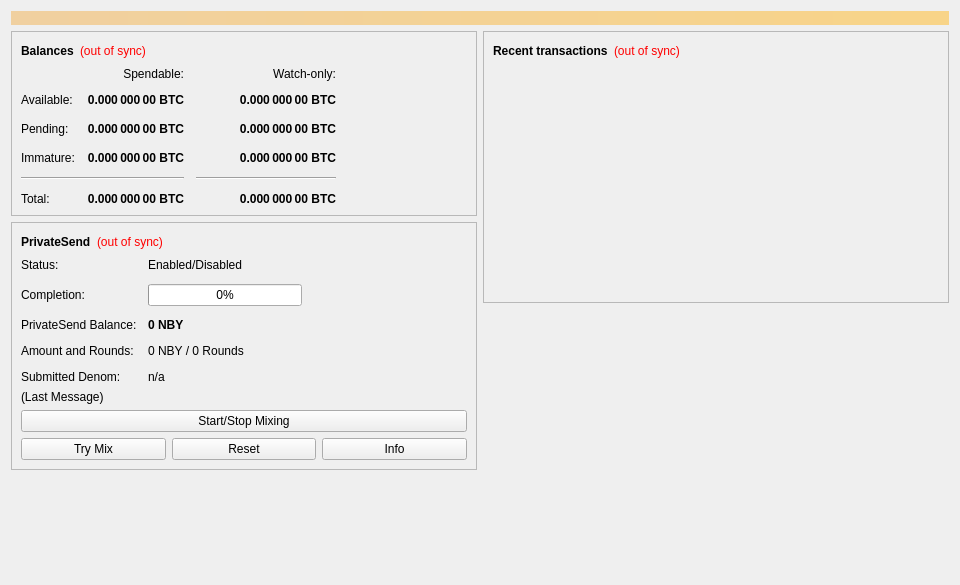
<?xml version="1.0" encoding="UTF-8"?>
<ui version="4.0">
 <class>OverviewPage</class>
 <widget class="QWidget" name="OverviewPage">
  <property name="geometry">
   <rect>
    <x>0</x>
    <y>0</y>
    <width>960</width>
    <height>585</height>
   </rect>
  </property>
  <property name="minimumSize">
   <size>
    <width>960</width>
    <height>0</height>
   </size>
  </property>
  <property name="windowTitle">
   <string>Form</string>
  </property>
  <layout class="QVBoxLayout" name="topLayout">
   <item>
    <widget class="QLabel" name="labelAlerts">
     <property name="visible">
      <bool>false</bool>
     </property>
     <property name="styleSheet">
      <string notr="true">QLabel { background-color: qlineargradient(x1: 0, y1: 0, x2: 1, y2: 0, stop:0 #F0D0A0, stop:1 #F8D488); color:#000000; }</string>
     </property>
     <property name="wordWrap">
      <bool>true</bool>
     </property>
     <property name="margin">
      <number>3</number>
     </property>
     <property name="textInteractionFlags">
      <set>Qt::TextSelectableByMouse</set>
     </property>
    </widget>
   </item>
   <item>
    <layout class="QHBoxLayout" name="horizontalLayout" stretch="1,1">
     <item>
      <layout class="QVBoxLayout" name="verticalLayout_2">
       <item>
        <widget class="QFrame" name="frame">
         <property name="frameShape">
          <enum>QFrame::StyledPanel</enum>
         </property>
         <property name="frameShadow">
          <enum>QFrame::Raised</enum>
         </property>
         <layout class="QVBoxLayout" name="verticalLayout_4">
          <item>
           <layout class="QHBoxLayout" name="horizontalLayout_4">
            <item>
             <widget class="QLabel" name="label_5">
              <property name="font">
               <font>
                <weight>75</weight>
                <bold>true</bold>
               </font>
              </property>
              <property name="text">
               <string>Balances</string>
              </property>
             </widget>
            </item>
            <item>
             <widget class="QLabel" name="labelWalletStatus">
              <property name="toolTip">
               <string>The displayed information may be out of date. Your wallet automatically synchronizes with the Neobytes network after a connection is established, but this process has not completed yet.</string>
              </property>
              <property name="styleSheet">
               <string notr="true">QLabel { color: red; }</string>
              </property>
              <property name="text">
               <string notr="true">(out of sync)</string>
              </property>
              <property name="alignment">
               <set>Qt::AlignLeading|Qt::AlignLeft|Qt::AlignVCenter</set>
              </property>
             </widget>
            </item>
            <item>
             <spacer name="horizontalSpacer_3">
              <property name="orientation">
               <enum>Qt::Horizontal</enum>
              </property>
              <property name="sizeHint" stdset="0">
               <size>
                <width>40</width>
                <height>20</height>
               </size>
              </property>
             </spacer>
            </item>
           </layout>
          </item>
          <item>
           <layout class="QGridLayout" name="gridLayout">
            <property name="spacing">
             <number>12</number>
            </property>
            <item row="2" column="2">
             <widget class="QLabel" name="labelWatchPending">
              <property name="font">
               <font>
                <weight>75</weight>
                <bold>true</bold>
               </font>
              </property>
              <property name="cursor">
               <cursorShape>IBeamCursor</cursorShape>
              </property>
              <property name="toolTip">
               <string>Unconfirmed transactions to watch-only addresses</string>
              </property>
              <property name="text">
               <string notr="true">0.000 000 00 BTC</string>
              </property>
              <property name="alignment">
               <set>Qt::AlignRight|Qt::AlignTrailing|Qt::AlignVCenter</set>
              </property>
              <property name="textInteractionFlags">
               <set>Qt::LinksAccessibleByMouse|Qt::TextSelectableByKeyboard|Qt::TextSelectableByMouse</set>
              </property>
             </widget>
            </item>
            <item row="2" column="1">
             <widget class="QLabel" name="labelUnconfirmed">
              <property name="font">
               <font>
                <weight>75</weight>
                <bold>true</bold>
               </font>
              </property>
              <property name="cursor">
               <cursorShape>IBeamCursor</cursorShape>
              </property>
              <property name="toolTip">
               <string>Total of transactions that have yet to be confirmed, and do not yet count toward the spendable balance</string>
              </property>
              <property name="text">
               <string notr="true">0.000 000 00 BTC</string>
              </property>
              <property name="alignment">
               <set>Qt::AlignRight|Qt::AlignTrailing|Qt::AlignVCenter</set>
              </property>
              <property name="textInteractionFlags">
               <set>Qt::LinksAccessibleByMouse|Qt::TextSelectableByKeyboard|Qt::TextSelectableByMouse</set>
              </property>
             </widget>
            </item>
            <item row="3" column="2">
             <widget class="QLabel" name="labelWatchImmature">
              <property name="font">
               <font>
                <weight>75</weight>
                <bold>true</bold>
               </font>
              </property>
              <property name="cursor">
               <cursorShape>IBeamCursor</cursorShape>
              </property>
              <property name="toolTip">
               <string>Mined balance in watch-only addresses that has not yet matured</string>
              </property>
              <property name="text">
               <string notr="true">0.000 000 00 BTC</string>
              </property>
              <property name="alignment">
               <set>Qt::AlignRight|Qt::AlignTrailing|Qt::AlignVCenter</set>
              </property>
              <property name="textInteractionFlags">
               <set>Qt::LinksAccessibleByMouse|Qt::TextSelectableByKeyboard|Qt::TextSelectableByMouse</set>
              </property>
             </widget>
            </item>
            <item row="4" column="0" colspan="2">
             <widget class="Line" name="lineSpendableBalance">
              <property name="orientation">
               <enum>Qt::Horizontal</enum>
              </property>
             </widget>
            </item>
            <item row="4" column="2">
             <widget class="Line" name="lineWatchBalance">
              <property name="sizePolicy">
               <sizepolicy hsizetype="Preferred" vsizetype="Fixed">
                <horstretch>0</horstretch>
                <verstretch>0</verstretch>
               </sizepolicy>
              </property>
              <property name="minimumSize">
               <size>
                <width>140</width>
                <height>0</height>
               </size>
              </property>
              <property name="orientation">
               <enum>Qt::Horizontal</enum>
              </property>
             </widget>
            </item>
            <item row="5" column="0">
             <widget class="QLabel" name="labelTotalText">
              <property name="text">
               <string>Total:</string>
              </property>
             </widget>
            </item>
            <item row="3" column="1">
             <widget class="QLabel" name="labelImmature">
              <property name="font">
               <font>
                <weight>75</weight>
                <bold>true</bold>
               </font>
              </property>
              <property name="cursor">
               <cursorShape>IBeamCursor</cursorShape>
              </property>
              <property name="toolTip">
               <string>Mined balance that has not yet matured</string>
              </property>
              <property name="text">
               <string notr="true">0.000 000 00 BTC</string>
              </property>
              <property name="alignment">
               <set>Qt::AlignRight|Qt::AlignTrailing|Qt::AlignVCenter</set>
              </property>
              <property name="textInteractionFlags">
               <set>Qt::LinksAccessibleByMouse|Qt::TextSelectableByKeyboard|Qt::TextSelectableByMouse</set>
              </property>
             </widget>
            </item>
            <item row="2" column="3">
             <spacer name="horizontalSpacer_2">
              <property name="orientation">
               <enum>Qt::Horizontal</enum>
              </property>
              <property name="sizeHint" stdset="0">
               <size>
                <width>40</width>
                <height>20</height>
               </size>
              </property>
             </spacer>
            </item>
            <item row="3" column="0">
             <widget class="QLabel" name="labelImmatureText">
              <property name="text">
               <string>Immature:</string>
              </property>
             </widget>
            </item>
            <item row="5" column="1">
             <widget class="QLabel" name="labelTotal">
              <property name="font">
               <font>
                <weight>75</weight>
                <bold>true</bold>
               </font>
              </property>
              <property name="cursor">
               <cursorShape>IBeamCursor</cursorShape>
              </property>
              <property name="toolTip">
               <string>Your current total balance</string>
              </property>
              <property name="text">
               <string notr="true">0.000 000 00 BTC</string>
              </property>
              <property name="alignment">
               <set>Qt::AlignRight|Qt::AlignTrailing|Qt::AlignVCenter</set>
              </property>
              <property name="textInteractionFlags">
               <set>Qt::LinksAccessibleByMouse|Qt::TextSelectableByKeyboard|Qt::TextSelectableByMouse</set>
              </property>
             </widget>
            </item>
            <item row="5" column="2">
             <widget class="QLabel" name="labelWatchTotal">
              <property name="font">
               <font>
                <weight>75</weight>
                <bold>true</bold>
               </font>
              </property>
              <property name="cursor">
               <cursorShape>IBeamCursor</cursorShape>
              </property>
              <property name="toolTip">
               <string>Current total balance in watch-only addresses</string>
              </property>
              <property name="text">
               <string notr="true">0.000 000 00 BTC</string>
              </property>
              <property name="alignment">
               <set>Qt::AlignRight|Qt::AlignTrailing|Qt::AlignVCenter</set>
              </property>
              <property name="textInteractionFlags">
               <set>Qt::LinksAccessibleByMouse|Qt::TextSelectableByKeyboard|Qt::TextSelectableByMouse</set>
              </property>
             </widget>
            </item>
            <item row="0" column="2">
             <widget class="QLabel" name="labelWatchonly">
              <property name="text">
               <string>Watch-only:</string>
              </property>
              <property name="alignment">
               <set>Qt::AlignRight|Qt::AlignTrailing|Qt::AlignVCenter</set>
              </property>
             </widget>
            </item>
            <item row="1" column="0">
             <widget class="QLabel" name="labelBalanceText">
              <property name="text">
               <string>Available:</string>
              </property>
             </widget>
            </item>
            <item row="1" column="1">
             <widget class="QLabel" name="labelBalance">
              <property name="font">
               <font>
                <weight>75</weight>
                <bold>true</bold>
               </font>
              </property>
              <property name="cursor">
               <cursorShape>IBeamCursor</cursorShape>
              </property>
              <property name="toolTip">
               <string>Your current spendable balance</string>
              </property>
              <property name="text">
               <string notr="true">0.000 000 00 BTC</string>
              </property>
              <property name="alignment">
               <set>Qt::AlignRight|Qt::AlignTrailing|Qt::AlignVCenter</set>
              </property>
              <property name="textInteractionFlags">
               <set>Qt::LinksAccessibleByMouse|Qt::TextSelectableByKeyboard|Qt::TextSelectableByMouse</set>
              </property>
             </widget>
            </item>
            <item row="1" column="2">
             <widget class="QLabel" name="labelWatchAvailable">
              <property name="font">
               <font>
                <weight>75</weight>
                <bold>true</bold>
               </font>
              </property>
              <property name="cursor">
               <cursorShape>IBeamCursor</cursorShape>
              </property>
              <property name="toolTip">
               <string>Your current balance in watch-only addresses</string>
              </property>
              <property name="text">
               <string notr="true">0.000 000 00 BTC</string>
              </property>
              <property name="alignment">
               <set>Qt::AlignRight|Qt::AlignTrailing|Qt::AlignVCenter</set>
              </property>
              <property name="textInteractionFlags">
               <set>Qt::LinksAccessibleByMouse|Qt::TextSelectableByKeyboard|Qt::TextSelectableByMouse</set>
              </property>
             </widget>
            </item>
            <item row="2" column="0">
             <widget class="QLabel" name="labelPendingText">
              <property name="text">
               <string>Pending:</string>
              </property>
             </widget>
            </item>
            <item row="0" column="1">
             <widget class="QLabel" name="labelSpendable">
              <property name="text">
               <string>Spendable:</string>
              </property>
              <property name="alignment">
               <set>Qt::AlignRight|Qt::AlignTrailing|Qt::AlignVCenter</set>
              </property>
             </widget>
            </item>
           </layout>
          </item>
         </layout>
        </widget>
       </item>
       <item>
        <widget class="QFrame" name="framePrivateSend">
         <property name="layoutDirection">
          <enum>Qt::LeftToRight</enum>
         </property>
         <property name="frameShape">
          <enum>QFrame::StyledPanel</enum>
         </property>
         <property name="frameShadow">
          <enum>QFrame::Raised</enum>
         </property>
         <layout class="QVBoxLayout" name="VerticalLayout_PS1">
          <item>
           <layout class="QHBoxLayout" name="horizontalLayout_5">
            <item>
             <widget class="QLabel" name="labelPrivateSendHeader">
              <property name="font">
               <font>
                <weight>75</weight>
                <bold>true</bold>
               </font>
              </property>
              <property name="text">
               <string>PrivateSend</string>
              </property>
             </widget>
            </item>
            <item>
             <widget class="QLabel" name="labelPrivateSendSyncStatus">
              <property name="toolTip">
               <string>The displayed information may be out of date. Your wallet automatically synchronizes with the Neobytes network after a connection is established, but this process has not completed yet.</string>
              </property>
              <property name="styleSheet">
               <string notr="true">QLabel { color: red; }</string>
              </property>
              <property name="text">
               <string notr="true">(out of sync)</string>
              </property>
              <property name="alignment">
               <set>Qt::AlignLeading|Qt::AlignLeft|Qt::AlignVCenter</set>
              </property>
             </widget>
            </item>
            <item>
             <spacer name="horizontalSpacer_4">
              <property name="orientation">
               <enum>Qt::Horizontal</enum>
              </property>
              <property name="sizeHint" stdset="0">
               <size>
                <width>40</width>
                <height>20</height>
               </size>
              </property>
             </spacer>
            </item>
           </layout>
          </item>
          <item>
           <layout class="QFormLayout" name="privateSendFormLayout">
            <property name="fieldGrowthPolicy">
             <enum>QFormLayout::AllNonFixedFieldsGrow</enum>
            </property>
            <property name="horizontalSpacing">
             <number>11</number>
            </property>
            <property name="verticalSpacing">
             <number>12</number>
            </property>
            <item row="0" column="0">
             <widget class="QLabel" name="labelPrivateSendEnabledText">
              <property name="text">
               <string>Status:</string>
              </property>
             </widget>
            </item>
            <item row="0" column="1">
             <widget class="QLabel" name="labelPrivateSendEnabled">
              <property name="text">
               <string>Enabled/Disabled</string>
              </property>
             </widget>
            </item>
            <item row="1" column="0">
             <widget class="QLabel" name="labelCompletitionText">
              <property name="text">
               <string>Completion:</string>
              </property>
             </widget>
            </item>
            <item row="1" column="1">
             <widget class="QProgressBar" name="privateSendProgress">
              <property name="maximumSize">
               <size>
                <width>154</width>
                <height>16777215</height>
               </size>
              </property>
              <property name="value">
               <number>0</number>
              </property>
             </widget>
            </item>
            <item row="2" column="0">
             <widget class="QLabel" name="labelAnonymizedText">
              <property name="text">
               <string>PrivateSend Balance:</string>
              </property>
             </widget>
            </item>
            <item row="2" column="1">
             <widget class="QLabel" name="labelAnonymized">
              <property name="font">
               <font>
                <weight>75</weight>
                <bold>true</bold>
               </font>
              </property>
              <property name="text">
               <string notr="true">0 NBY</string>
              </property>
             </widget>
            </item>
            <item row="3" column="0">
             <widget class="QLabel" name="labelAmountAndRoundsText">
              <property name="text">
               <string>Amount and Rounds:</string>
              </property>
             </widget>
            </item>
            <item row="3" column="1">
             <widget class="QLabel" name="labelAmountRounds">
              <property name="text">
               <string>0 NBY / 0 Rounds</string>
              </property>
             </widget>
            </item>
            <item row="4" column="0">
             <widget class="QLabel" name="labelSubmittedDenomText">
              <property name="text">
               <string>Submitted Denom:</string>
              </property>
             </widget>
            </item>
            <item row="4" column="1">
             <widget class="QLabel" name="labelSubmittedDenom">
              <property name="toolTip">
               <string>The denominations you submitted to the Masternode.&lt;br&gt;To mix, other users must submit the exact same denominations.</string>
              </property>
              <property name="text">
               <string>n/a</string>
              </property>
             </widget>
            </item>
           </layout>
          </item>
          <item>
           <layout class="QVBoxLayout" name="VerticalLayout_PS">
            <item>
             <widget class="QLabel" name="labelPrivateSendLastMessage">
              <property name="text">
               <string>(Last Message)</string>
              </property>
              <property name="alignment">
               <set>Qt::AlignLeading|Qt::AlignLeft|Qt::AlignTop</set>
              </property>
              <property name="wordWrap">
               <bool>true</bool>
              </property>
             </widget>
            </item>
            <item>
             <widget class="QPushButton" name="togglePrivateSend">
              <property name="sizePolicy">
               <sizepolicy hsizetype="MinimumExpanding" vsizetype="Fixed">
                <horstretch>0</horstretch>
                <verstretch>0</verstretch>
               </sizepolicy>
              </property>
              <property name="text">
               <string>Start/Stop Mixing</string>
              </property>
             </widget>
            </item>
            <item>
             <layout class="QHBoxLayout" name="horizontalLayout_debugbuttons">
              <item>
               <widget class="QPushButton" name="privateSendAuto">
                <property name="sizePolicy">
                 <sizepolicy hsizetype="MinimumExpanding" vsizetype="Fixed">
                  <horstretch>0</horstretch>
                  <verstretch>0</verstretch>
                 </sizepolicy>
                </property>
                <property name="toolTip">
                 <string>Try to manually submit a PrivateSend request.</string>
                </property>
                <property name="text">
                 <string>Try Mix</string>
                </property>
               </widget>
              </item>
              <item>
               <widget class="QPushButton" name="privateSendReset">
                <property name="sizePolicy">
                 <sizepolicy hsizetype="MinimumExpanding" vsizetype="Fixed">
                  <horstretch>0</horstretch>
                  <verstretch>0</verstretch>
                 </sizepolicy>
                </property>
                <property name="toolTip">
                 <string>Reset the current status of PrivateSend (can interrupt PrivateSend if it's in the process of Mixing, which can cost you money!)</string>
                </property>
                <property name="autoFillBackground">
                 <bool>false</bool>
                </property>
                <property name="text">
                 <string>Reset</string>
                </property>
               </widget>
              </item>
              <item>
               <widget class="QPushButton" name="privateSendInfo">
                <property name="sizePolicy">
                 <sizepolicy hsizetype="MinimumExpanding" vsizetype="Fixed">
                  <horstretch>0</horstretch>
                  <verstretch>0</verstretch>
                 </sizepolicy>
                </property>
                <property name="toolTip">
                 <string>Information about PrivateSend and Mixing</string>
                </property>
                <property name="text">
                 <string>Info</string>
                </property>
               </widget>
              </item>
             </layout>
            </item>
           </layout>
          </item>
         </layout>
        </widget>
       </item>
       <item>
        <spacer name="verticalSpacer">
         <property name="orientation">
          <enum>Qt::Vertical</enum>
         </property>
         <property name="sizeHint" stdset="0">
          <size>
           <width>20</width>
           <height>40</height>
          </size>
         </property>
        </spacer>
       </item>
      </layout>
     </item>
     <item>
      <layout class="QVBoxLayout" name="verticalLayout_3">
       <item>
        <widget class="QFrame" name="frame_2">
         <property name="frameShape">
          <enum>QFrame::StyledPanel</enum>
         </property>
         <property name="frameShadow">
          <enum>QFrame::Raised</enum>
         </property>
         <layout class="QVBoxLayout" name="verticalLayout">
          <item>
           <layout class="QHBoxLayout" name="horizontalLayout_2">
            <item>
             <widget class="QLabel" name="label_4">
              <property name="font">
               <font>
                <weight>75</weight>
                <bold>true</bold>
               </font>
              </property>
              <property name="text">
               <string>Recent transactions</string>
              </property>
             </widget>
            </item>
            <item>
             <widget class="QLabel" name="labelTransactionsStatus">
              <property name="toolTip">
               <string>The displayed information may be out of date. Your wallet automatically synchronizes with the Neobytes network after a connection is established, but this process has not completed yet.</string>
              </property>
              <property name="styleSheet">
               <string notr="true">QLabel { color: red; }</string>
              </property>
              <property name="text">
               <string notr="true">(out of sync)</string>
              </property>
              <property name="alignment">
               <set>Qt::AlignLeading|Qt::AlignLeft|Qt::AlignVCenter</set>
              </property>
             </widget>
            </item>
            <item>
             <spacer name="horizontalSpacer">
              <property name="orientation">
               <enum>Qt::Horizontal</enum>
              </property>
              <property name="sizeHint" stdset="0">
               <size>
                <width>40</width>
                <height>20</height>
               </size>
              </property>
             </spacer>
            </item>
           </layout>
          </item>
          <item>
           <widget class="QListView" name="listTransactions">
            <property name="styleSheet">
             <string notr="true">QListView { background: transparent; }</string>
            </property>
            <property name="frameShape">
             <enum>QFrame::NoFrame</enum>
            </property>
            <property name="verticalScrollBarPolicy">
             <enum>Qt::ScrollBarAlwaysOff</enum>
            </property>
            <property name="horizontalScrollBarPolicy">
             <enum>Qt::ScrollBarAlwaysOff</enum>
            </property>
            <property name="selectionMode">
             <enum>QAbstractItemView::NoSelection</enum>
            </property>
           </widget>
          </item>
         </layout>
        </widget>
       </item>
       <item>
        <spacer name="verticalSpacer_2">
         <property name="orientation">
          <enum>Qt::Vertical</enum>
         </property>
         <property name="sizeHint" stdset="0">
          <size>
           <width>20</width>
           <height>40</height>
          </size>
         </property>
        </spacer>
       </item>
      </layout>
     </item>
    </layout>
   </item>
  </layout>
 </widget>
 <resources/>
 <connections/>
</ui>
